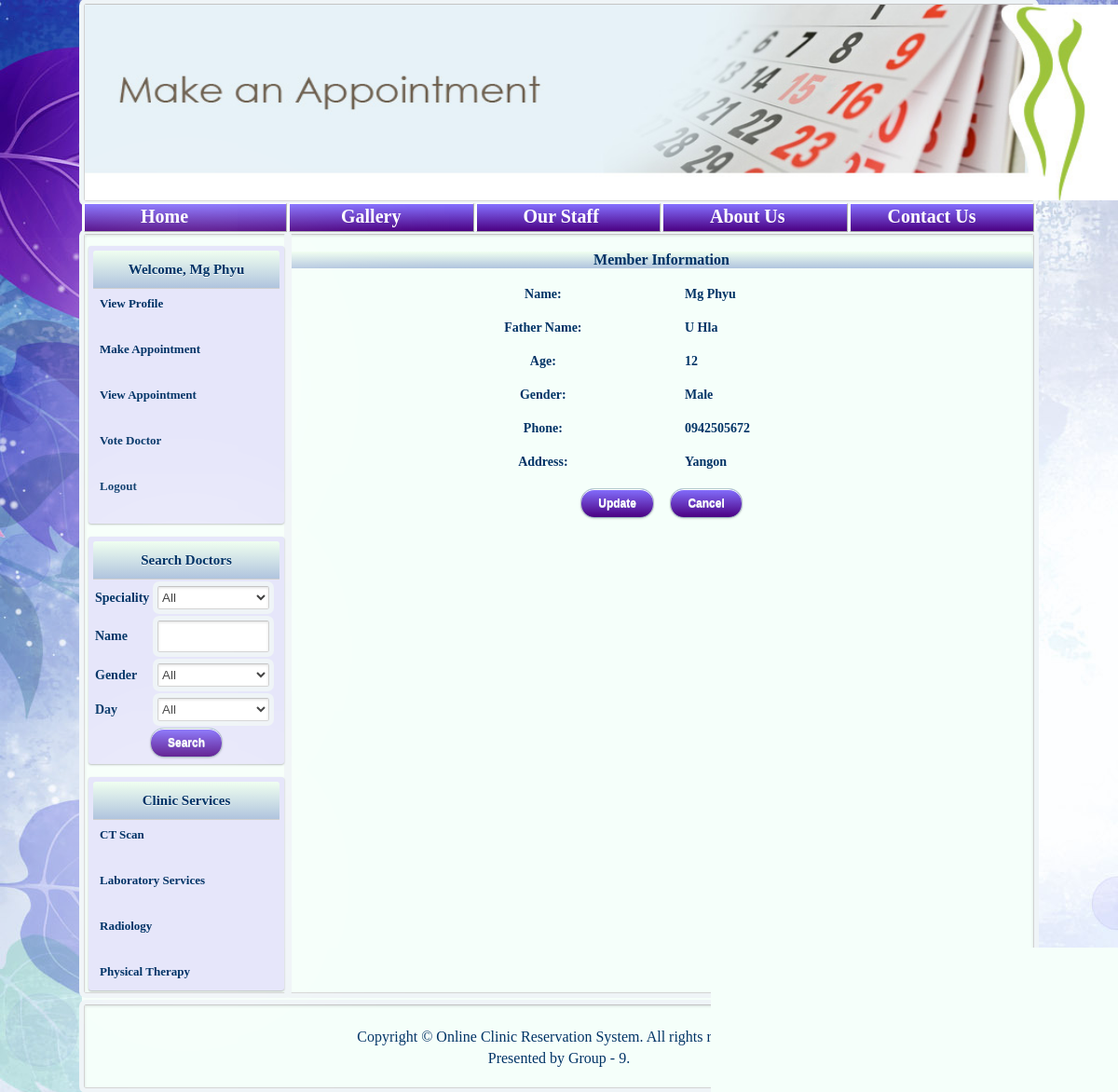
Page /viewProfile.php (signed in) on the committed database.
### tables this page shows
CREATE TABLE `member` (
  `memberId` int(11) NOT NULL AUTO_INCREMENT,
  `memberName` varchar(30) NOT NULL,
  `memberPwd` varchar(15) NOT NULL,
  `memberFatherName` varchar(30) NOT NULL,
  `memberAge` int(11) NOT NULL,
  `memberGender` varchar(10) NOT NULL,
  `memberPhone` varchar(12) NOT NULL,
  `memberAddress` varchar(50) NOT NULL,
  PRIMARY KEY (`memberId`)
);

### viewProfile.php (the view, shortened to what this page needs)
<?php
$query="select * from member where memberId='".$_SESSION['memberId']."'";
$result=mysql_query($query) or die(mysql_error());
$row = mysql_fetch_array($result);
?>
<html>
<head>
<link href="css/clinic.css" rel="stylesheet" type="text/css" />
</head>
<body id="bb" background="images/background/leafCircle.jpg">
  <table width="100%">
  	<tr>
  		<td width="8%"></td>
  		<td width="84%">
  			<table border="0" width="100%" style="background: #F5FFFA;">
 				<tr>
                  	<td colspan="5" class="borderStyle">
                  		<?php include $_SERVER['DOCUMENT_ROOT'] .'/clinicreservation/includes/header.php';?>
                  	</td>
              	</tr>
  				<tr>
             			<?php include $_SERVER['DOCUMENT_ROOT'] .'/clinicreservation/includes/menu.php';?>
              	</tr>
             	<tr>
                  <td valign="top" colspan="1" class="borderStyle" width="20%">
                  	 <table width="100%" style="margin: 0px 0px 0px -3px">
						<tr>
							<td><?php include $_SERVER['DOCUMENT_ROOT'] .'/clinicreservation/memberFunctions.php';?></td>
						</tr>
					</table>
                      <table width="100%" style="margin: 0px 0px 0px -3px">
                          <tr>
                              <td><?php include $_SERVER['DOCUMENT_ROOT'] .'/clinicreservation/includes/search.php';?></td>
                          </tr>
                      </table>
                      <table width="100%" style="margin: 0px 0px 0px -3px">
                          <tr>
                              <td><?php include $_SERVER['DOCUMENT_ROOT'] .'/clinicreservation/includes/services.php';?></td>
                          </tr>
                      </table>
				</td>
                <td valign="top" colspan="4" class="borderStyle" style="font-family: Quicksand-Regular; font-size: 16px; color: #03637E;">
               <div align="center">
	<br>
	<h4 id="title">Member Information</h4>
	<br>
	<form action="#" method="post">
		<table id="membersend1">
			<tr>
				<td align="center">Name:</td>
				<td><?php echo $row["memberName"]?></td>
			</tr>
			<tr>
				<td>&nbsp;</td>
			</tr>
			<tr>
				<td align="center">Father Name:</td>
				<td><?php echo $row["memberFatherName"]?></td>
			</tr>
			<tr>
				<td>&nbsp;</td>
			</tr>
			<tr>
				<td align="center">Age:</td>
				<td><?php echo $row["memberAge"]?></td>
			</tr>
			<tr>
				<td>&nbsp;</td>
			</tr>
			<tr>
				<td align="center">Gender:</td>
				<td><?php echo $row["memberGender"]?></td>
			</tr>
			<tr>
				<td>&nbsp;</td>
			</tr>
			<tr>
				<td align="center">Phone:</td>
				<td><?php echo $row["memberPhone"]?></td>
			</tr>
			<tr>
				<td>&nbsp;</td>
			</tr>
			<tr>
				<td align="center">Address:</td>
				<td><?php echo $row["memberAddress"]?></td>
			</tr>
			<tr>
				<td>&nbsp;</td>
			</tr>
			<tr>
				<td colspan="2" align="center"><input type="submit" name="profile" value="Update" />&nbsp;&nbsp;&nbsp;&nbsp;&nbsp;<input type="submit" name="profile" value="Cancel" /></td>
			</tr>
		</table>
</div>
				</td>
               </tr>
			   <tr>
					<td colspan="5"><?php include $_SERVER['DOCUMENT_ROOT'] .'/clinicreservation/includes/footer.php';?></td>
			   </tr>
		</table>
		</td>
		<td width="8%"></td>
	  </tr>
	</table>
</body>
</html>

### css/clinic.css (style rules this page uses)
* { padding: 0; margin: 0; }
#bb { background-position: top center; background-repeat: repeat-y; font-family: Quicksand-Regular; color: #003366; }
.borderStyle { margin: 1px; color: #404040; border: 1px solid; border-color: #c4c4c4 #d1d1d1 #d4d4d4; border-radius: 2px; outline: 5px solid #eff4f7; box-shadow: inset 0 1px 3px rgba(0, 0, 0, 0.12); }
input { font-family: 'Lucida Grande', Tahoma, Verdana, sans-serif; font-size: 14px; }
input[type=submit],input[type=reset] { padding: 0 18px; height: 30px; font-size: 12px; font-weight: bold; color: white; text-shadow: 0 1px #e3f1f1; background: #cde5ef; border: 1px solid; border-color: #b4ccce #b3c0c8 #9eb9c2; border-radius: 15px; outline: 0; box-sizing: content-box; background-image: linear-gradient(to bottom, #8470FF, #4B0082); box-shadow: inset 0 1px white, 0 1px 2px rgba(0, 0, 0, 0.15); }
#membersend1 { width: 70%; height: 100%; color: #003366; font-size: 14px; font-weight: bold; }
#title { color: #003366; text-align: center; background: linear-gradient(to bottom, #F0FFF0, #B0C4DE); }

### rows in the picture
member: memberName "Mg Phyu", memberFatherName "U Hla", memberAge "12", memberGender "Male", memberPhone "0942505672", memberAddress "Yangon"

### other values in the picture
$_SESSION['memberName'] "Mg Phyu"
